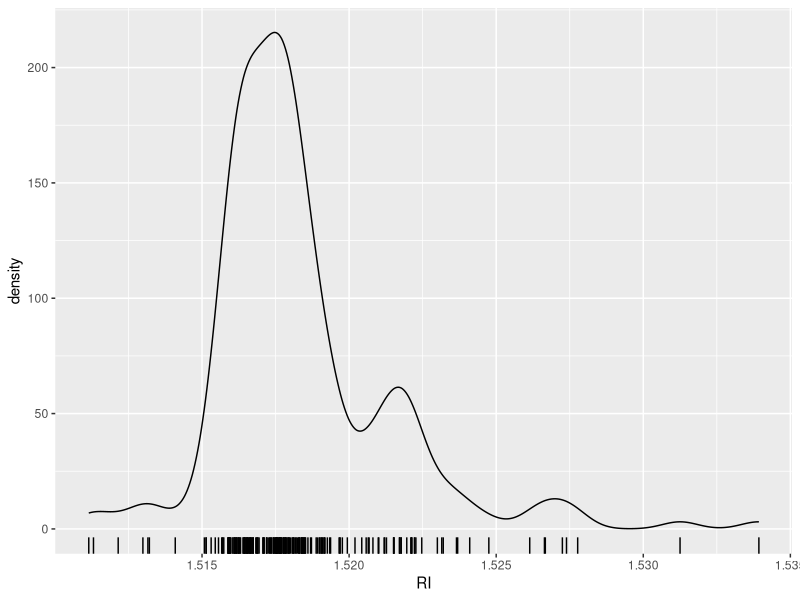
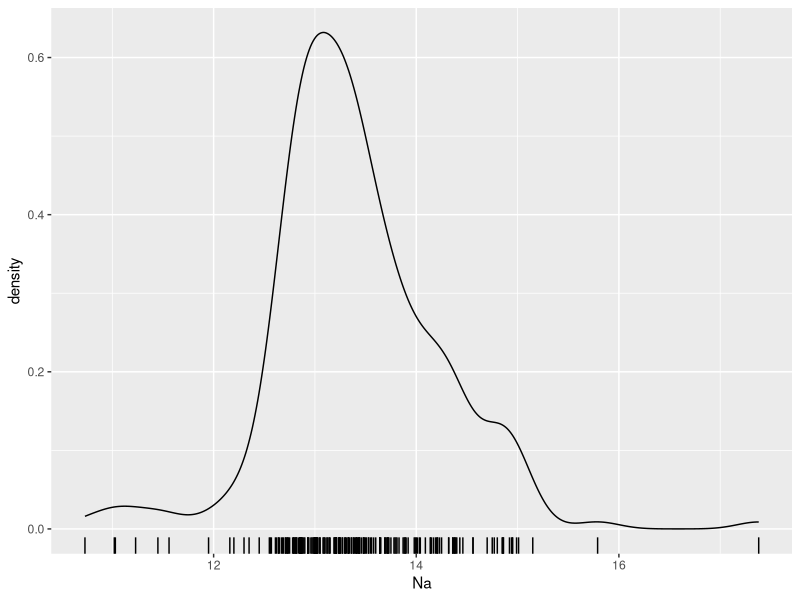
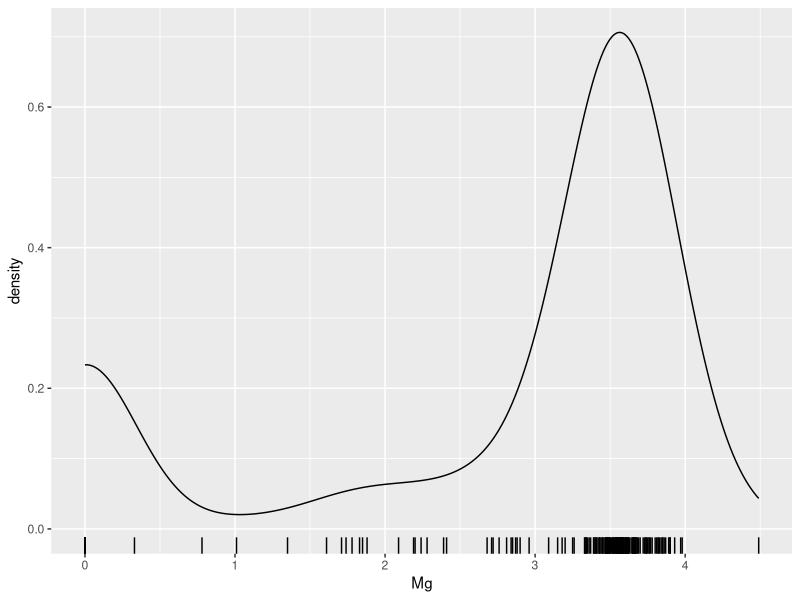
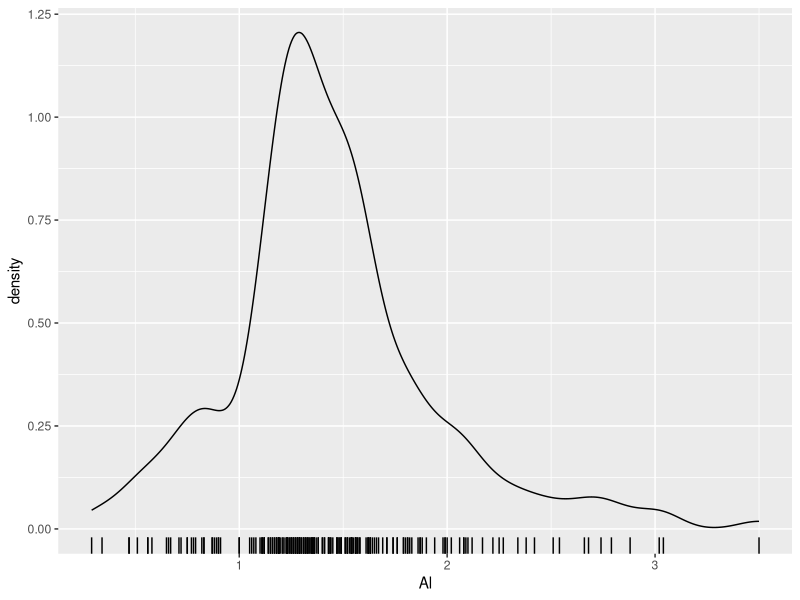
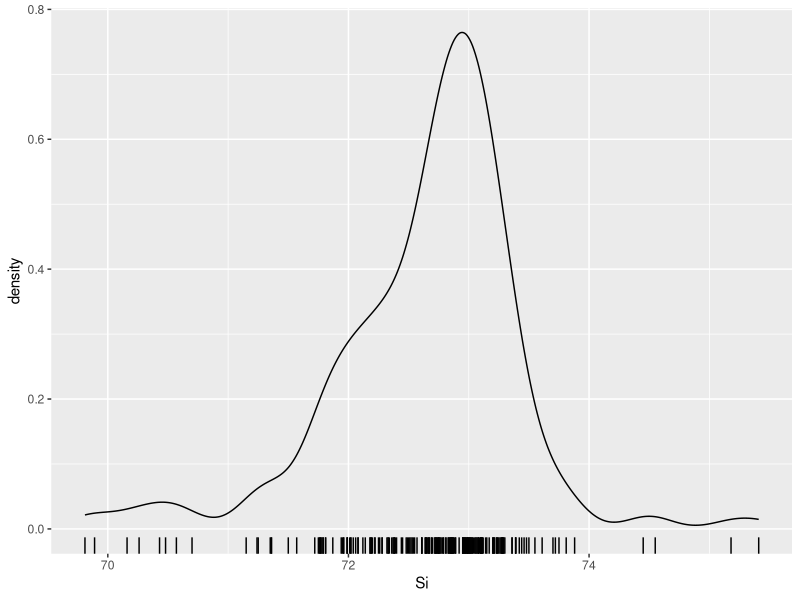
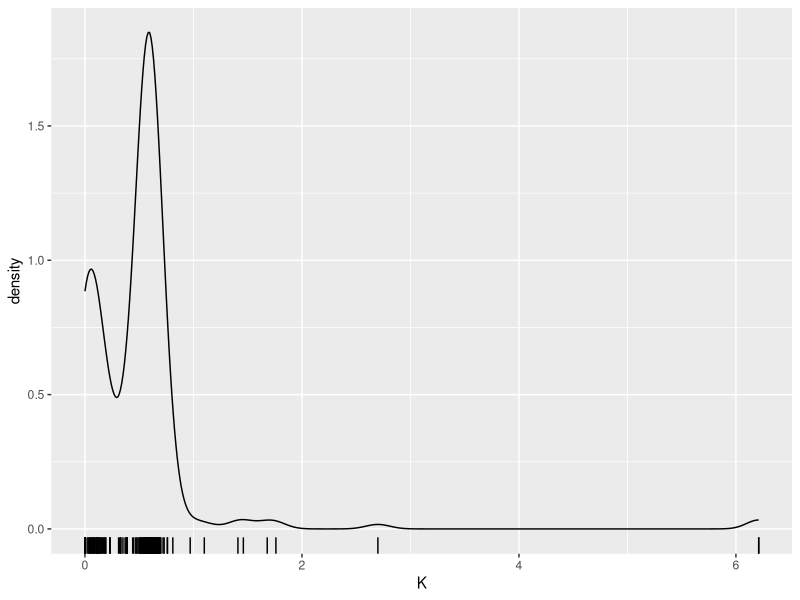
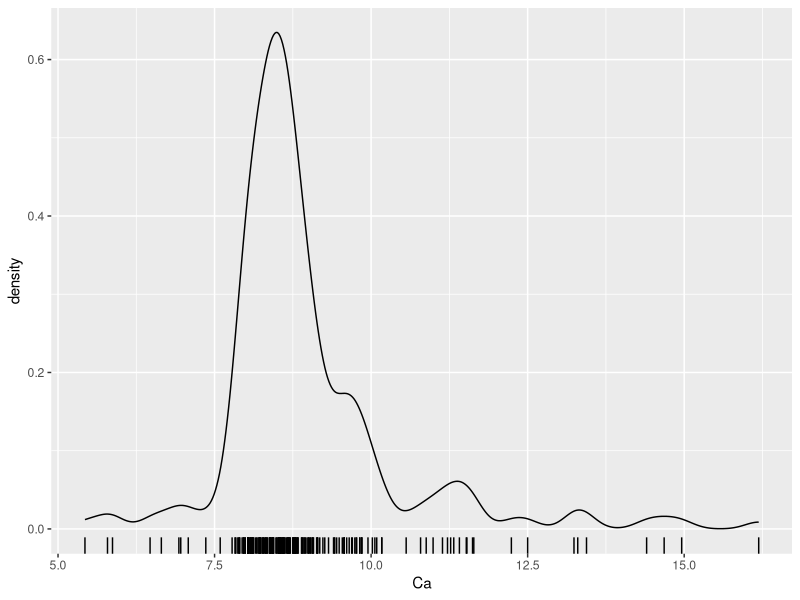
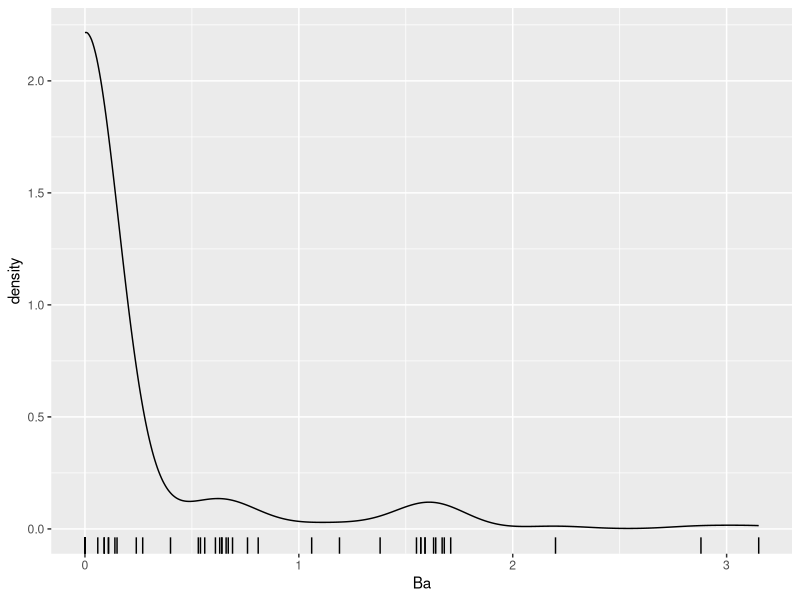

R code for these plots, in order: (Note: this script raises an error after producing the figures.)
# this is my ggplot2 version of lattice denistyplot()
# often handy to have all predictors in panels for machine
# learning problems!
# Aim: to automatically cycle through predictors, and plot
# ggplot density plots to examine distributions

library(ggplot2)
library(mlbench)

# load and summary of data
data(Glass)
str(Glass)

# make a list of ggplot2 objects
colNames <- names(Glass)[1:9]
j <- 1
plotList <- list()
for(i in colNames){
  plt <- ggplot(Glass, aes_string(x=i)) + geom_density() + geom_rug()
  assign(paste("plot", j, sep = ""), plt)
  j <- j + 1
  plotList[[i]] <- plt
}

# could cycle through plots one by one...
for(i in colNames){
  plt <- ggplot(Glass, aes_string(x=i)) + geom_density()  + geom_rug()
  print(plt)
  Sys.sleep(2)
}

# but a multiplot would be far more handy!
# this modifies http://www.cookbook-r.com/Graphs/Multiple_graphs_on_one_page_(ggplot2)/
# reads in a list of plots (which may be tedious to do one by one) and plots!

multiplotList(plotList[1:9],cols=3)

multiplotList <- function(..., plotlist=NULL, file, cols=1, layout=NULL) {
  library(grid)

  # Make a list from the ... arguments and plotlist
  plots <-  c(..., plotlist)

  numPlots = length(plots)

  # If layout is NULL, then use 'cols' to determine layout
  if (is.null(layout)) {
    # Make the panel
    # ncol: Number of columns of plots
    # nrow: Number of rows needed, calculated from # of cols
    layout <- matrix(seq(1, cols * ceiling(numPlots/cols)),
                     ncol = cols, nrow = ceiling(numPlots/cols))
  }

  if (numPlots==1) {
    print(plots[[1]])

  } else {
    # Set up the page
    grid.newpage()
    pushViewport(viewport(layout = grid.layout(nrow(layout), ncol(layout))))

    # Make each plot, in the correct location
    for (i in 1:numPlots) {
      # Get the i,j matrix positions of the regions that contain this subplot
      matchidx <- as.data.frame(which(layout == i, arr.ind = TRUE))

      print(plots[[i]], vp = viewport(layout.pos.row = matchidx$row,
                                      layout.pos.col = matchidx$col))
    }
  }
}
